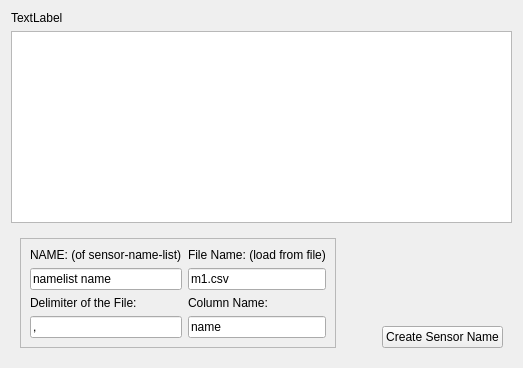
               <widget class="QWidget" name="tab_sensorName">
                <attribute name="title">
                 <string>Sensor Name</string>
                </attribute>
                <layout class="QGridLayout" name="gridLayout_9">
                 <item row="0" column="0">
                  <widget class="QLabel" name="label_10">
                   <property name="text">
                    <string>TextLabel</string>
                   </property>
                  </widget>
                 </item>
                 <item row="1" column="0">
                  <widget class="QListWidget" name="list_sensorName"/>
                 </item>
                 <item row="2" column="0">
                  <widget class="QWidget" name="widget_4" native="true">
                   <layout class="QGridLayout" name="gridLayout_23">
                    <item row="0" column="0" rowspan="2">
                     <widget class="QFrame" name="frame_4">
                      <property name="frameShape">
                       <enum>QFrame::StyledPanel</enum>
                      </property>
                      <property name="frameShadow">
                       <enum>QFrame::Raised</enum>
                      </property>
                      <layout class="QGridLayout" name="gridLayout_8">
                       <item row="0" column="0">
                        <widget class="QLabel" name="label_13">
                         <property name="text">
                          <string>NAME: (of sensor-name-list)</string>
                         </property>
                        </widget>
                       </item>
                       <item row="0" column="1">
                        <widget class="QLabel" name="label_14">
                         <property name="text">
                          <string>File Name: (load from file)</string>
                         </property>
                        </widget>
                       </item>
                       <item row="1" column="0">
                        <widget class="QLineEdit" name="lineEdit_sensorName_name">
                         <property name="text">
                          <string>namelist name</string>
                         </property>
                        </widget>
                       </item>
                       <item row="1" column="1">
                        <widget class="QLineEdit" name="lineEdit_sensorName_CSV">
                         <property name="text">
                          <string>m1.csv</string>
                         </property>
                        </widget>
                       </item>
                       <item row="2" column="0">
                        <widget class="QLabel" name="label_17">
                         <property name="text">
                          <string>Delimiter of the File:</string>
                         </property>
                        </widget>
                       </item>
                       <item row="2" column="1">
                        <widget class="QLabel" name="label_27">
                         <property name="text">
                          <string>Column Name: </string>
                         </property>
                        </widget>
                       </item>
                       <item row="3" column="0">
                        <widget class="QLineEdit" name="lineEdit_sensorName_fileDelimiter">
                         <property name="text">
                          <string>,</string>
                         </property>
                        </widget>
                       </item>
                       <item row="3" column="1">
                        <widget class="QLineEdit" name="lineEdit_sensorName_fileColumn">
                         <property name="text">
                          <string>name</string>
                         </property>
                        </widget>
                       </item>
                      </layout>
                     </widget>
                    </item>
                    <item row="0" column="1" rowspan="2">
                     <spacer name="horizontalSpacer_2">
                      <property name="orientation">
                       <enum>Qt::Horizontal</enum>
                      </property>
                      <property name="sizeHint" stdset="0">
                       <size>
                        <width>40</width>
                        <height>20</height>
                       </size>
                      </property>
                     </spacer>
                    </item>
                    <item row="1" column="2">
                     <widget class="QPushButton" name="btn_createSensorName">
                      <property name="text">
                       <string>Create Sensor Name</string>
                      </property>
                     </widget>
                    </item>
                   </layout>
                  </widget>
                 </item>
                </layout>
               </widget>
